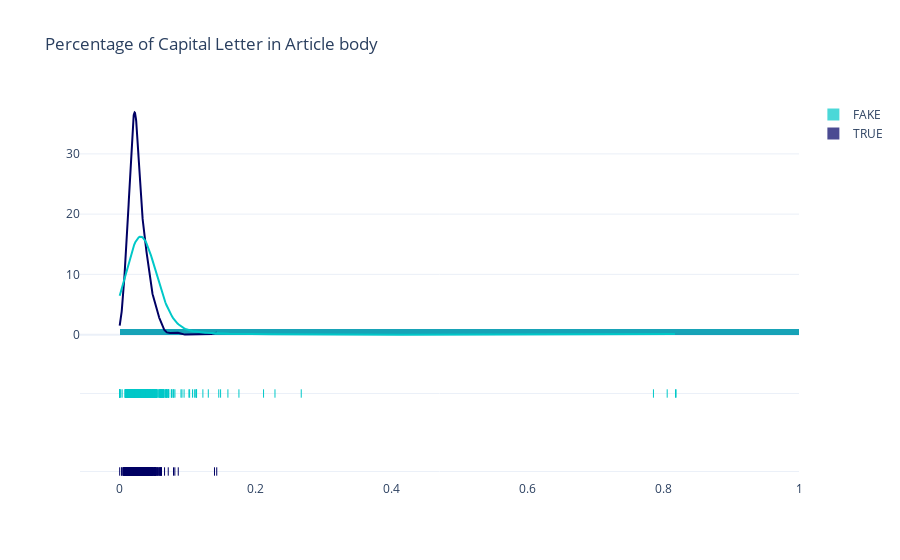

The notebook cell saved with this chart:
### Markdown cell above
## Capital Letters in Article Body

### Code cell
x1 = dataset.loc[dataset['label']=='TRUE']['text_pct_uppercase']
x2 = dataset.loc[dataset['label'] == 'FAKE']['text_pct_uppercase']

group_labels = ['TRUE', 'FAKE']

colors = ['rgb(0, 0, 100)', 'rgb(0, 200, 200)']

fig = ff.create_distplot(
    [x1, x2], group_labels,colors=colors)

fig.update_layout(title_text='Percentage of Capital Letter in Article body', template="plotly_white")
fig.show()

### Figure 1 — Plotly figure (JSON) as saved in the notebook; plotly's stock layout.template omitted (floating-point values rounded to 4 significant figures; data arrays with more than 128 entries replaced by an {"elided": "..."} marker saying what was removed)
{"data": [{"autobinx": false, "histnorm": "probability density", "legendgroup": "TRUE", "marker": {"color": "rgb(0, 0, 100)"}, "name": "TRUE", "opacity": 0.7, "type": "histogram", "x": {"elided": "586 float values"}, "xaxis": "x", "xbins": {"end": 0.1429, "size": 1, "start": 0}, "yaxis": "y"}, {"autobinx": false, "histnorm": "probability density", "legendgroup": "FAKE", "marker": {"color": "rgb(0, 200, 200)"}, "name": "FAKE", "opacity": 0.7, "type": "histogram", "x": {"elided": "578 float values"}, "xaxis": "x", "xbins": {"end": 0.819, "size": 1, "start": 0}, "yaxis": "y"}, {"legendgroup": "TRUE", "marker": {"color": "rgb(0, 0, 100)"}, "mode": "lines", "name": "TRUE", "showlegend": false, "type": "scatter", "x": {"elided": "500 float values"}, "xaxis": "x", "y": {"elided": "500 float values"}, "yaxis": "y"}, {"legendgroup": "FAKE", "marker": {"color": "rgb(0, 200, 200)"}, "mode": "lines", "name": "FAKE", "showlegend": false, "type": "scatter", "x": {"elided": "500 float values"}, "xaxis": "x", "y": {"elided": "500 float values"}, "yaxis": "y"}, {"legendgroup": "TRUE", "marker": {"color": "rgb(0, 0, 100)", "symbol": "line-ns-open"}, "mode": "markers", "name": "TRUE", "showlegend": false, "type": "scatter", "x": {"elided": "586 float values"}, "xaxis": "x", "y": {"elided": "586 str values"}, "yaxis": "y2"}, {"legendgroup": "FAKE", "marker": {"color": "rgb(0, 200, 200)", "symbol": "line-ns-open"}, "mode": "markers", "name": "FAKE", "showlegend": false, "type": "scatter", "x": {"elided": "578 float values"}, "xaxis": "x", "y": {"elided": "578 str values"}, "yaxis": "y2"}], "layout": {"barmode": "overlay", "hovermode": "closest", "legend": {"traceorder": "reversed"}, "title": {"text": "Percentage of Capital Letter in Article body"}, "xaxis": {"anchor": "y2", "domain": [0, 1], "zeroline": false}, "yaxis": {"anchor": "free", "domain": [0.35, 1], "position": 0}, "yaxis2": {"anchor": "x", "domain": [0, 0.25], "dtick": 1, "showticklabels": false}}}
